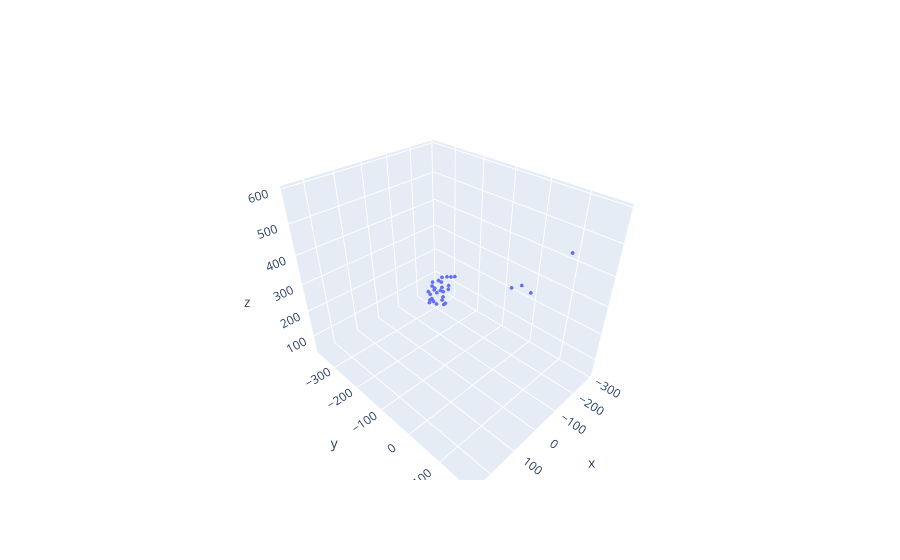

Notebook cell for this chart:
### Code cell
import torch
from pytorch3d.transforms import so3_exp_map
# visualize novel cameras
logRs = torch.zeros(1, 3)
logRs[:, 1] = torch.linspace(-3.14, 3.14, 1)
Rs = so3_exp_map(logRs)
Ts = torch.zeros(1, 3)
Ts[:, 2] = 2.7

cameras = FoVPerspectiveCameras(R=Rs, T=ts)
fig = make_subplots(rows=1, cols=1, specs=[[{'type': 'scatter3d'}]])
_add_camera_trace(
                    fig, cameras, "name", 0, 1, 1
                )
fig.show()

### Figure 1 — Plotly figure (JSON) as saved in the notebook; plotly's stock layout.template omitted (floating-point values rounded to 4 significant figures; data arrays with more than 128 entries replaced by an {"elided": "..."} marker saying what was removed)
{"data": [{"marker": {"size": 1}, "name": "name", "scene": "scene", "type": "scatter3d", "x": {"elided": "511 float values"}, "y": {"elided": "511 float values"}, "z": {"elided": "511 float values"}}], "layout": {"scene": {"domain": {"x": [0, 1], "y": [0, 1]}, "xaxis": {"range": [-307.5, 270.9]}, "yaxis": {"range": [-383.6, 194.8]}, "zaxis": {"range": [29.88, 608.3]}}}}
